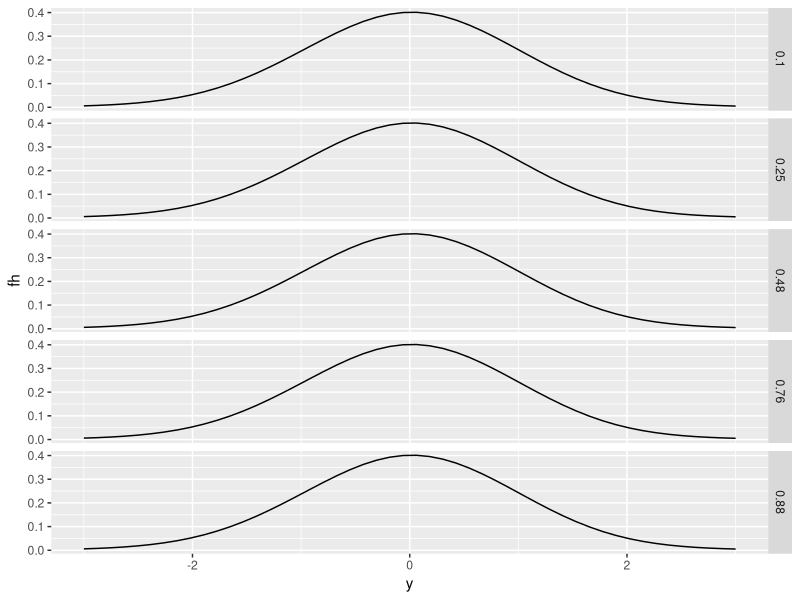

Write the R code that produced this figure.
library(ggplot2)
library(readr)
library(tidyr)

# Load the data
df <- readr::read_csv("data/dgp-normal-normal-example1.csv")

# Munge the data
df <- 
    df |> 
    dplyr::mutate(x = factor(x)) # |>
    # tidyr::pivot_longer(c(fh, f0))
head(df)

# Plot the conditional posterior predictive densities
df |> 
    ggplot2::ggplot(ggplot2::aes(x = y, y = fh)) + 
    ggplot2::facet_grid(row = ggplot2::vars(x)) +
    ggplot2::geom_line()
